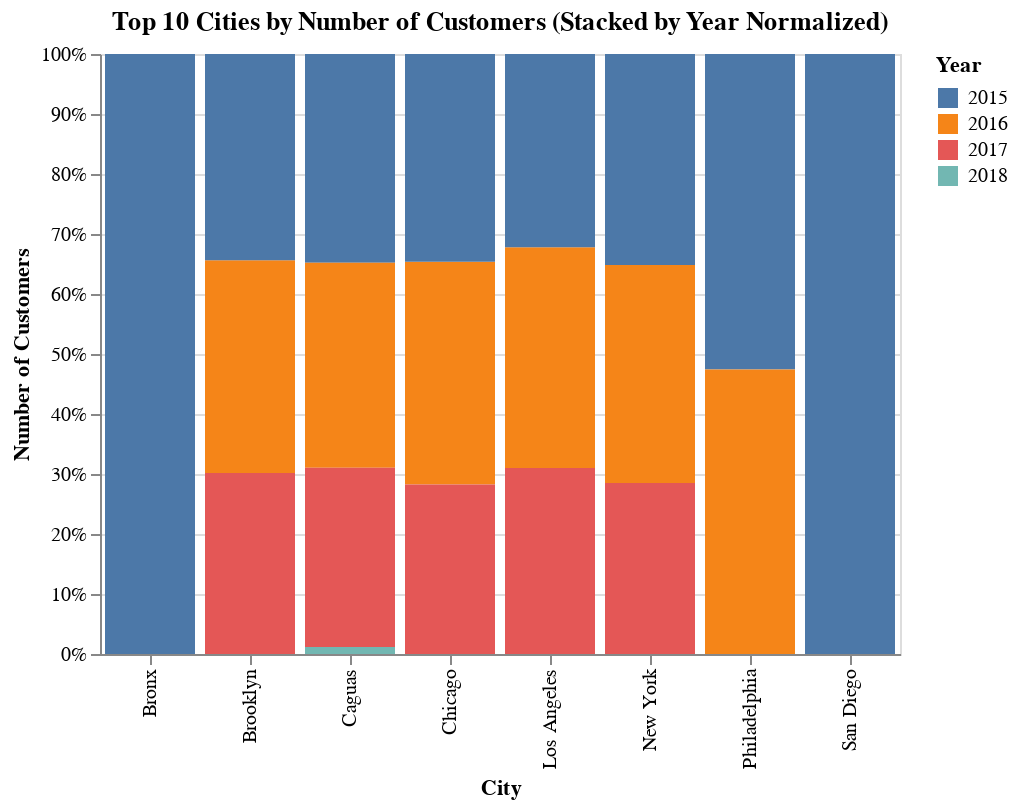

Notebook cell for this chart:
### Code cell
# Count the number of customers per city and year
city_counts2 = df.groupby(['Customer City', 'Year']).size().reset_index(name='Count')

# Sort the DataFrame by count in descending order and select the top 20 cities
top_20_cities = city_counts2.nlargest(20, 'Count').sort_values(by='Count', ascending=False)

# Create a stacked bar chart using Altair for the top 20 cities by year with heading and axis labels
bar_chart = alt.Chart(top_20_cities).mark_bar().encode(
    x=alt.X('Customer City:N', title='City'),  # N indicates nominal data (categorical)
    y=alt.Y('Count:Q', title='Number of Customers', stack='normalize'),  # Stack bars by year and normalize the stack
    color='Year:N',  # Color bars by year
    tooltip=['Customer City:N', 'Count:Q', 'Year:N']
).properties(
    width=400,
    height=300,
    title='Top 10 Cities by Number of Customers (Stacked by Year Normalized)'
)

# Show the stacked bar chart
bar_chart

### Figure 1 — Vega-Lite specification as saved in the notebook (floating-point values rounded to 4 significant figures)
{"config": {"view": {"continuousWidth": 300, "continuousHeight": 300}}, "data": {"name": "data-58dcfa945e0d945e5c9059882ea9afb9"}, "mark": {"type": "bar"}, "encoding": {"color": {"field": "Year", "type": "nominal"}, "tooltip": [{"field": "Customer City", "type": "nominal"}, {"field": "Count", "type": "quantitative"}, {"field": "Year", "type": "nominal"}], "x": {"field": "Customer City", "title": "City", "type": "nominal"}, "y": {"field": "Count", "stack": "normalize", "title": "Number of Customers", "type": "quantitative"}}, "height": 300, "title": "Top 10 Cities by Number of Customers (Stacked by Year Normalized)", "width": 400, "$schema": "https://vega.github.io/schema/vega-lite/v5.16.3.json", "datasets": {"data-58dcfa945e0d945e5c9059882ea9afb9": [{"Customer City": "Caguas", "Year": 2015, "Count": 23217}, {"Customer City": "Caguas", "Year": 2016, "Count": 22817}, {"Customer City": "Caguas", "Year": 2017, "Count": 19954}, {"Customer City": "Chicago", "Year": 2016, "Count": 1431}, {"Customer City": "Chicago", "Year": 2015, "Count": 1333}, {"Customer City": "Los Angeles", "Year": 2016, "Count": 1241}, {"Customer City": "Brooklyn", "Year": 2016, "Count": 1193}, {"Customer City": "Brooklyn", "Year": 2015, "Count": 1157}, {"Customer City": "Chicago", "Year": 2017, "Count": 1088}, {"Customer City": "Los Angeles", "Year": 2015, "Count": 1087}, {"Customer City": "Los Angeles", "Year": 2017, "Count": 1046}, {"Customer City": "Brooklyn", "Year": 2017, "Count": 1016}, {"Customer City": "Caguas", "Year": 2018, "Count": 782}, {"Customer City": "New York", "Year": 2016, "Count": 652}, {"Customer City": "New York", "Year": 2015, "Count": 631}, {"Customer City": "Philadelphia", "Year": 2015, "Count": 584}, {"Customer City": "San Diego", "Year": 2015, "Count": 543}, {"Customer City": "Bronx", "Year": 2015, "Count": 527}, {"Customer City": "Philadelphia", "Year": 2016, "Count": 527}, {"Customer City": "New York", "Year": 2017, "Count": 511}]}}
